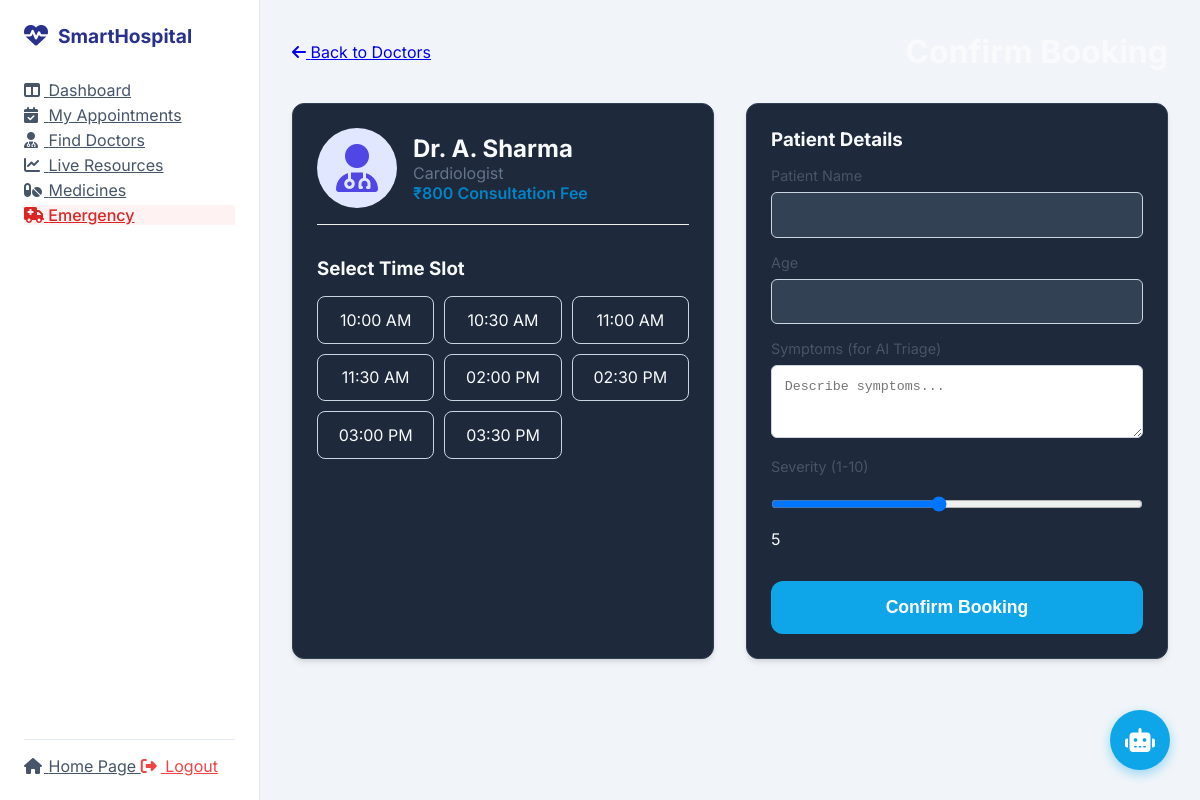
Screenshot of /appointments/book/1 (signed in) with the database file from the repository.
### tables this page shows
CREATE TABLE doctors (
                id INTEGER PRIMARY KEY AUTOINCREMENT,
                name TEXT NOT NULL,
                spec TEXT NOT NULL,
                exp TEXT NOT NULL,
                fee TEXT NOT NULL,
                image TEXT DEFAULT 'default_doc.png'
            );

### backend/routes/appointment_routes.py (the view)
@appointment_bp.route("/book/<int:doctor_id>", methods=["GET"])
@login_required
def booking_page(doctor_id):
    doctor = db.get_doctor_by_id(doctor_id)
    if not doctor:
        return "Doctor not found", 404
    import random
    slots = ["10:00 AM", "10:30 AM", "11:00 AM", "11:30 AM",
             "02:00 PM", "02:30 PM", "03:00 PM", "03:30 PM"]
    return render_template("book_appointment.html", doctor=doctor, slots=slots)

### backend/app.py (called while the page is built)
@login_manager.user_loader
def load_user(user_id):
    db = get_db_backend()
    user_data = db.get_user_by_id(user_id)
    if user_data:
        return User(user_data['id'], user_data['username'], user_data['role'])
    return None

### backend/database/db_adapter.py (called while the page is built, shortened)
def get_db_backend():
    global _db_instance
    if _db_instance:
        return _db_instance

    def _get_conn(self):
        conn = sqlite3.connect(self.db_path)
        conn.row_factory = sqlite3.Row
        return conn

    def get_doctor_by_id(self, doctor_id):
        conn = self._get_conn()
        row = conn.execute("SELECT * FROM doctors WHERE id = ?", (doctor_id,)).fetchone()
        conn.close()
        return dict(row) if row else None

    def get_user_by_id(self, user_id):
        conn = self._get_conn()
        row = conn.execute("SELECT * FROM users WHERE id = ?", (int(user_id),)).fetchone()
        conn.close()
        return dict(row) if row else None

### frontend/templates/book_appointment.html (shortened to what this page needs)
{% extends "base.html" %}
{% block content %}
<div class="header">
    <a href="/doctors" class="back-link"><i class="fas fa-arrow-left"></i> Back to Doctors</a>
    <h1>Confirm Booking</h1>
</div>
<div class="booking-container"
    style="display: grid; grid-template-columns: 1fr 1fr; gap: 2rem; max-width: 1000px; margin: 0 auto;">
    <div class="card">
        <div
            style="display: flex; gap: 1rem; align-items: center; margin-bottom: 2rem; border-bottom: 1px solid #eee; padding-bottom: 1rem;">
            <div
                style="width: 80px; height: 80px; background: #e0e7ff; border-radius: 50%; display: flex; align-items: center; justify-content: center;">
                <i class="fas fa-user-md fa-3x" style="color: #4f46e5;"></i>
            </div>
            <div>
                <h2>{{ doctor.name }}</h2>
                <p style="color: #64748b;">{{ doctor.spec }}</p>
                <div style="font-weight: 600; color: #0284c7;">{{ doctor.fee }} Consultation Fee</div>
            </div>
        </div>
        <h3 style="margin-bottom: 1rem;">Select Time Slot</h3>
        <div class="slots-grid" style="display: grid; grid-template-columns: repeat(3, 1fr); gap: 10px;">
            {% for slot in slots %}
            <div class="slot-item" onclick="selectSlot(this, '{{ slot }}')"
                style="padding: 0.8rem; border: 1px solid #cbd5e1; border-radius: 8px; text-align: center; cursor: pointer; transition: all 0.2s;">
                {{ slot }}
            </div>
            {% endfor %}
        </div>
    </div>
    <div class="card">
        <h3 style="margin-bottom: 1rem;">Patient Details</h3>
        <form id="bookingForm" onsubmit="submitBooking(event)">
            <div class="form-group" style="margin-bottom: 1rem;">
                <label style="display: block; margin-bottom: 0.5rem; color: #475569;">Patient Name</label>
                <input type="text" id="pName" class="form-control" required
                    style="width: 100%; padding: 0.8rem; border: 1px solid #cbd5e1; border-radius: 6px;">
            </div>
            <div class="form-group" style="margin-bottom: 1rem;">
                <label style="display: block; margin-bottom: 0.5rem; color: #475569;">Age</label>
                <input type="number" id="pAge" class="form-control" required
                    style="width: 100%; padding: 0.8rem; border: 1px solid #cbd5e1; border-radius: 6px;">
            </div>
            <div class="form-group" style="margin-bottom: 1rem;">
                <label style="display: block; margin-bottom: 0.5rem; color: #475569;">Symptoms (for AI Triage)</label>
                <textarea id="pSymptoms" rows="3" class="form-control" placeholder="Describe symptoms..."
                    style="width: 100%; padding: 0.8rem; border: 1px solid #cbd5e1; border-radius: 6px;"></textarea>
            </div>
            <div class="form-group" style="margin-bottom: 1rem;">
                <label style="display: block; margin-bottom: 0.5rem; color: #475569;">Severity (1-10)</label>
                <input type="range" id="pSeverity" min="1" max="10" value="5" style="width: 100%;">
                <span id="sevValue">5</span>
            </div>
            <button type="submit" class="btn-primary"
                style="width: 100%; padding: 1rem; font-size: 1.1rem; margin-top: 1rem;">Confirm Booking</button>
        </form>
    </div>
</div>
{% endblock %}

### frontend/static/css/style.css (style rules this page uses)
:root { --bg-app: #0f172a; --bg-card: #1e293b; --bg-input: #334155; --primary: #0ea5e9; --primary-hover: #0284c7; --accent: #6366f1; --success: #10b981; --warning: #f59e0b; --danger: #ef4444; --text-main: #f8fafc; --text-muted: #94a3b8; --radius: 12px; --shadow: 0 4px 6px -1px rgb(0 0 0 / 0.1), 0 2px 4px -2px rgb(0 0 0 / 0.1); }
* { box-sizing: border-box; margin: 0; padding: 0; }
body { font-family: 'Inter', system-ui, -apple-system, sans-serif; background-color: var(--bg-app); color: var(--text-main); display: flex; min-height: 100vh; }
.header { margin-bottom: 2rem; display: flex; justify-content: space-between; align-items: center; }
.card { background-color: var(--bg-card); border-radius: var(--radius); padding: 1.5rem; box-shadow: var(--shadow); border: 1px solid #334155; }
.form-group { margin-bottom: 1rem; }
label { display: block; margin-bottom: 0.5rem; color: var(--text-muted); font-size: 0.9rem; }
input, select { width: 100%; padding: 0.75rem; background-color: var(--bg-input); border: 1px solid transparent; border-radius: var(--radius); color: white; font-size: 1rem; transition: border 0.2s; }
button { width: 100%; padding: 0.75rem; background-color: var(--primary); color: white; border: none; border-radius: var(--radius); font-weight: 600; cursor: pointer; transition: background 0.2s; }

### rows the page displays
doctors: name "Dr. A. Sharma", spec "Cardiologist", fee "₹800"

### other values shown
{{ slot }} "10:00 AM" "10:30 AM" "11:00 AM" "11:30 AM" "02:00 PM" "02:30 PM" "03:00 PM" "03:30 PM"
